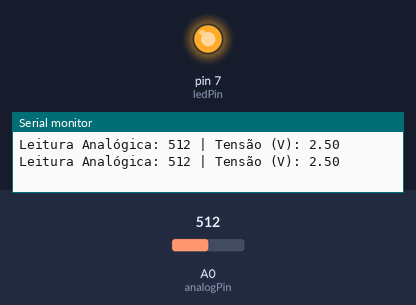
Bench run of a sketch on a simulated Arduino Uno, built with avr-gcc and run on an emulated ATmega328P. Shown: output pins drawn as LEDs (lit = HIGH), the last lines printed to the serial monitor. The inputs (shaded band) are chosen by the test bench; at power-on: A0 (analogPin) = 512.

Above: at 1.8 s.
1.9 s: A0 (analogPin) set to 504
At 2.6 s:
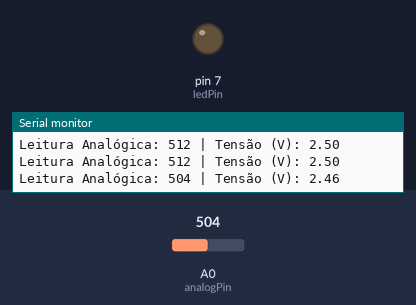
3.5 s: A0 (analogPin) set to 716
At 5.2 s:
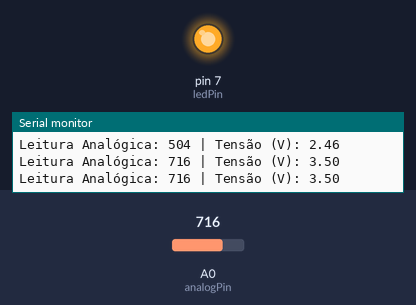
5.5 s: A0 (analogPin) set to 511
At 6.9 s:
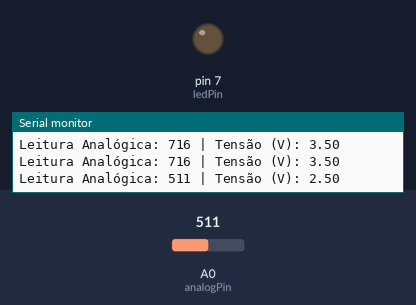
Timing chart, 0 to 8.5 s (numbered marks = the images above; inputs shaded):
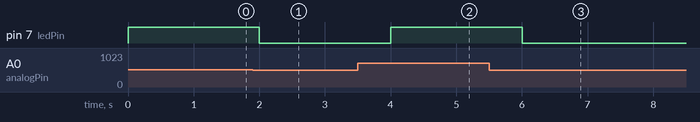

The sketch:

exemplo_analogico.ino
```cpp
/********************************************************************
 * Exemplo de Leitura Analógica no Arduino
 * Curso: 1CCPF, 1CCPG, 1CCPO, 1CCR, 1CCA
 * Autor: André Tritiack
 * Data: 05/2025
 * Descrição: Exemplo simples de leitura analógica usando o pino A0,
 * conversão da leitura para tensão em volts e acionamento de um LED
 * caso a tensão ultrapasse um limite predefinido.
 ********************************************************************/

const int analogPin = A0;  // Pino analógico A0
const int ledPin = 7;      // LED indicador
int leitura = 0;           // Variável para armazenar a leitura
float tensao = 0.0;        // Tensão convertida

// Limite de tensão para acionamento do LED
const float limiteTensao = 2.5;

void setup() {
  pinMode(ledPin, OUTPUT);
  Serial.begin(9600);
}

void loop() {
  leitura = analogRead(analogPin);                // Realiza a leitura analógica
  tensao = leitura * (5.0 / 1023.0);              // Converte para tensão em volts

  // Exibe os valores no Monitor Serial
  Serial.print("Leitura Analógica: ");
  Serial.print(leitura);
  Serial.print(" | Tensão (V): ");
  Serial.println(tensao);

  // Verifica o limite de tensão e aciona o LED
  if (tensao > limiteTensao) {
    digitalWrite(ledPin, HIGH);  // Acende o LED
  } else {
    digitalWrite(ledPin, LOW);   // Apaga o LED
  }

  delay(1000);  // Aguarda 1 segundo antes da próxima leitura
}
```

Measured:
- the behaviour switches between 512 and 511 on A0 (analogPin) (found by bisection; images 0 and 1)
- after the input at 1.9 s, pin 7 (ledPin): HIGH → LOW after 0.10 s
- after the input at 3.5 s, pin 7 (ledPin): LOW → HIGH after 0.50 s
- after the input at 5.5 s, pin 7 (ledPin): HIGH → LOW after 0.51 s
